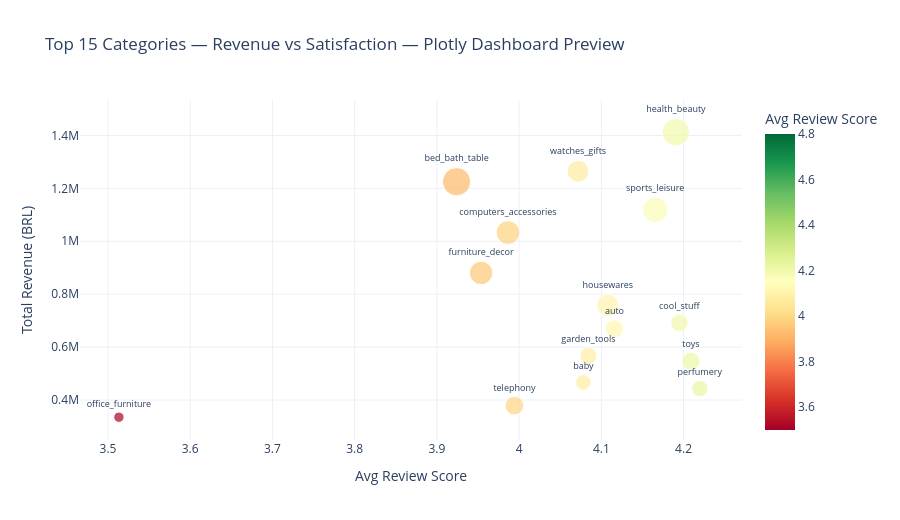

Source (notebook cell):
### Code cell
# ── Plotly — interactive bubble (Dashboard preview) ─────────────────────────
fig_q2 = px.scatter(
    top15,
    x='avg_review', 
    y='total_revenue',
    size='total_orders', 
    color='avg_review',
    text='product_category_name',
    color_continuous_scale='RdYlGn',
    range_color=[3.5, 4.8],
    labels={'avg_review': 'Avg Review Score',
            'total_revenue': 'Total Revenue (BRL)',
            'total_orders': 'Order Count',
            'product_category_name': 'Category'},
    title='Top 15 Categories — Revenue vs Satisfaction — Plotly Dashboard Preview',
    template=PLOTLY_TEMPLATE, height=520,
)
fig_q2.update_traces(textposition='top center', textfont_size=9)
fig_q2.show()

### Figure 1 — Plotly figure (JSON) as saved in the notebook; plotly's stock layout.template omitted (floating-point values rounded to 4 significant figures)
{"data": [{"hovertemplate": "Avg Review Score=%{marker.color}<br>Total Revenue (BRL)=%{y}<br>Order Count=%{marker.size}<br>Category=%{text}<extra></extra>", "legendgroup": "", "marker": {"color": [4.191, 4.072, 3.924, 4.165, 3.986, 3.954, 4.108, 4.195, 4.116, 4.084, 4.209, 4.078, 4.22, 3.994, 3.513], "coloraxis": "coloraxis", "size": [8646, 5495, 9272, 7530, 6530, 6307, 5743, 3559, 3810, 3448, 3804, 2809, 3086, 4093, 1254], "sizemode": "area", "sizeref": 23.18, "symbol": "circle"}, "mode": "markers+text", "name": "", "orientation": "v", "showlegend": false, "text": ["health_beauty", "watches_gifts", "bed_bath_table", "sports_leisure", "computers_accessories", "furniture_decor", "housewares", "cool_stuff", "auto", "garden_tools", "toys", "baby", "perfumery", "telephony", "office_furniture"], "textfont": {"size": 9}, "textposition": "top center", "type": "scatter", "x": [4.191, 4.072, 3.924, 4.165, 3.986, 3.954, 4.108, 4.195, 4.116, 4.084, 4.209, 4.078, 4.22, 3.994, 3.513], "xaxis": "x", "y": [1412000.0, 1264000.0, 1225000.0, 1118000.0, 1033000.0, 880300.0, 758400.0, 691700.0, 669500.0, 567100.0, 547100.0, 466700.0, 443200.0, 379200.0, 335200.0], "yaxis": "y"}], "layout": {"coloraxis": {"autocolorscale": false, "cmax": 4.8, "cmin": 3.5, "colorbar": {"title": {"text": "Avg Review Score"}}, "colorscale": [[0, "rgb(165,0,38)"], [0.1, "rgb(215,48,39)"], [0.2, "rgb(244,109,67)"], [0.3, "rgb(253,174,97)"], [0.4, "rgb(254,224,139)"], [0.5, "rgb(255,255,191)"], [0.6, "rgb(217,239,139)"], [0.7, "rgb(166,217,106)"], [0.8, "rgb(102,189,99)"], [0.9, "rgb(26,152,80)"], [1, "rgb(0,104,55)"]]}, "height": 520, "legend": {"itemsizing": "constant", "tracegroupgap": 0}, "title": {"text": "Top 15 Categories — Revenue vs Satisfaction — Plotly Dashboard Preview"}, "xaxis": {"anchor": "y", "domain": [0, 1], "title": {"text": "Avg Review Score"}}, "yaxis": {"anchor": "x", "domain": [0, 1], "title": {"text": "Total Revenue (BRL)"}}}}
